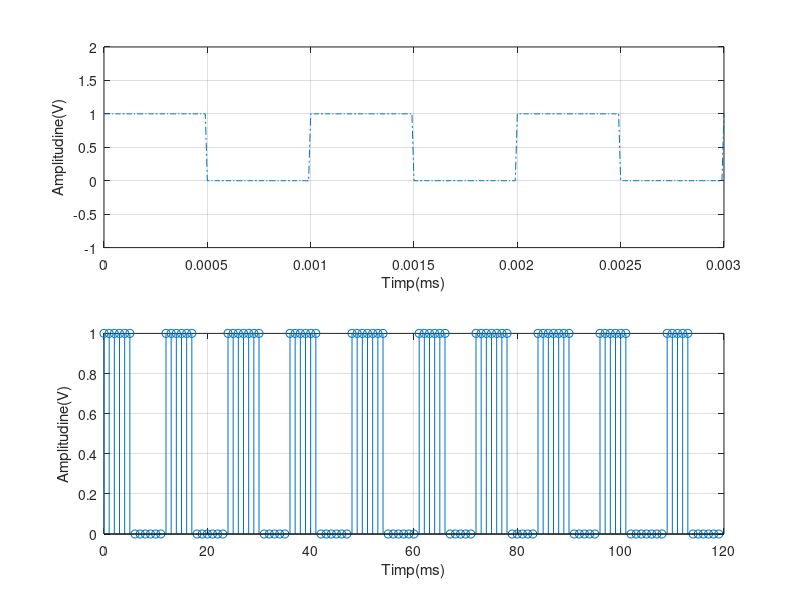

Here is the MATLAB script that generated this plot:
%a)

    t=0:0.00001:0.003;

    T=0.001;

    f=1000;

    s=0.5*square(2*pi*f*t)+0.5;

    subplot(2,1,1);

    plot(t,s,'-.'),axis([0 0.003 -1 2]),grid,xlabel('Timp(ms)'),

    ylabel('Amplitudine(V)');

    

%b)

    F0 = 1000;

    Fs = 12000;

    W0 = 2*pi*F0/Fs;

    N = 10*12;      % Numar de esantioane N=10ms*12kHz 

    n = 0:N-1; 

    s = 0.5*square(W0*n)+0.5; 

    subplot(2,1,2);

    stem(n,s),grid,xlabel('Timp(ms)'),

    ylabel('Amplitudine(V)');